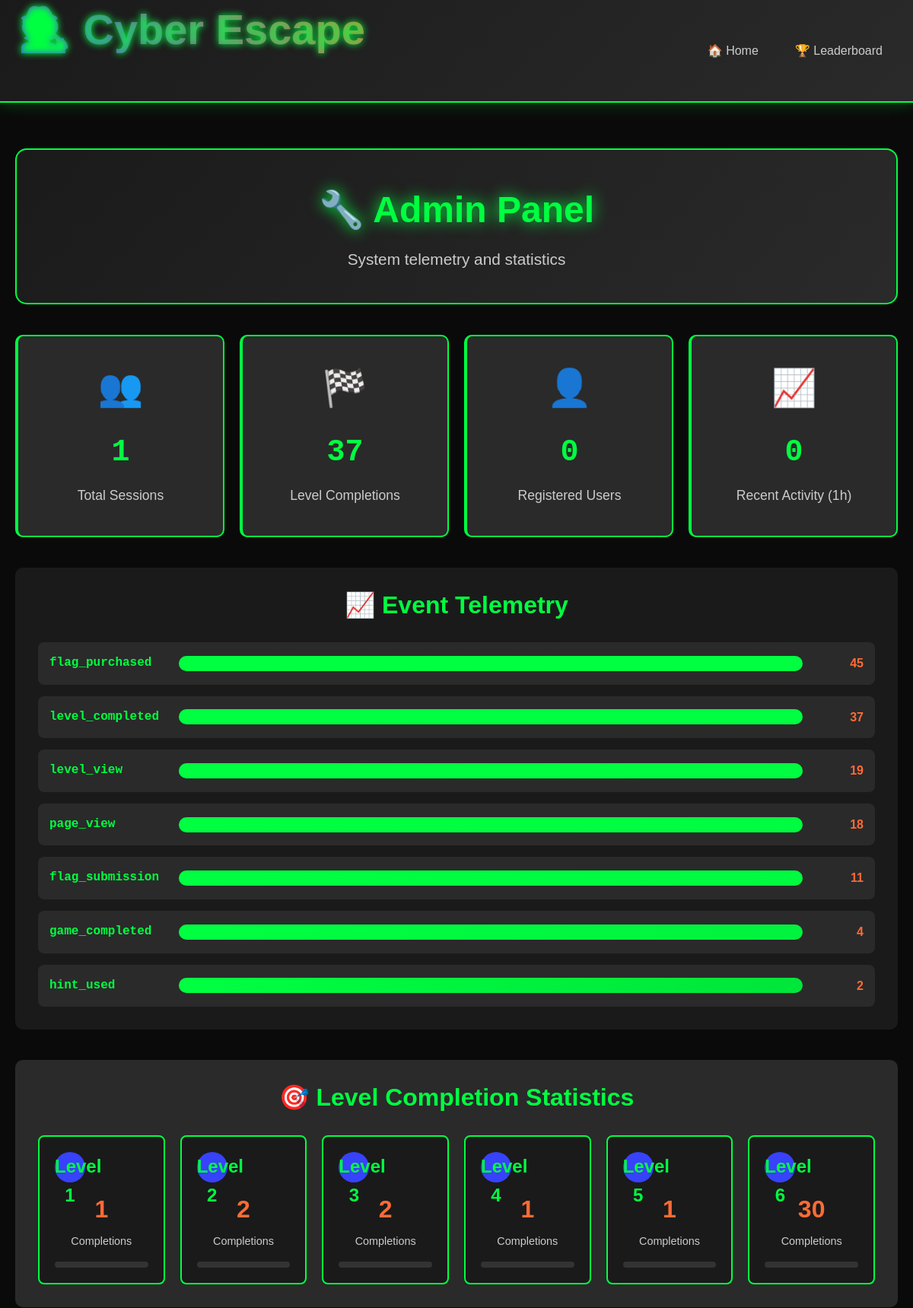
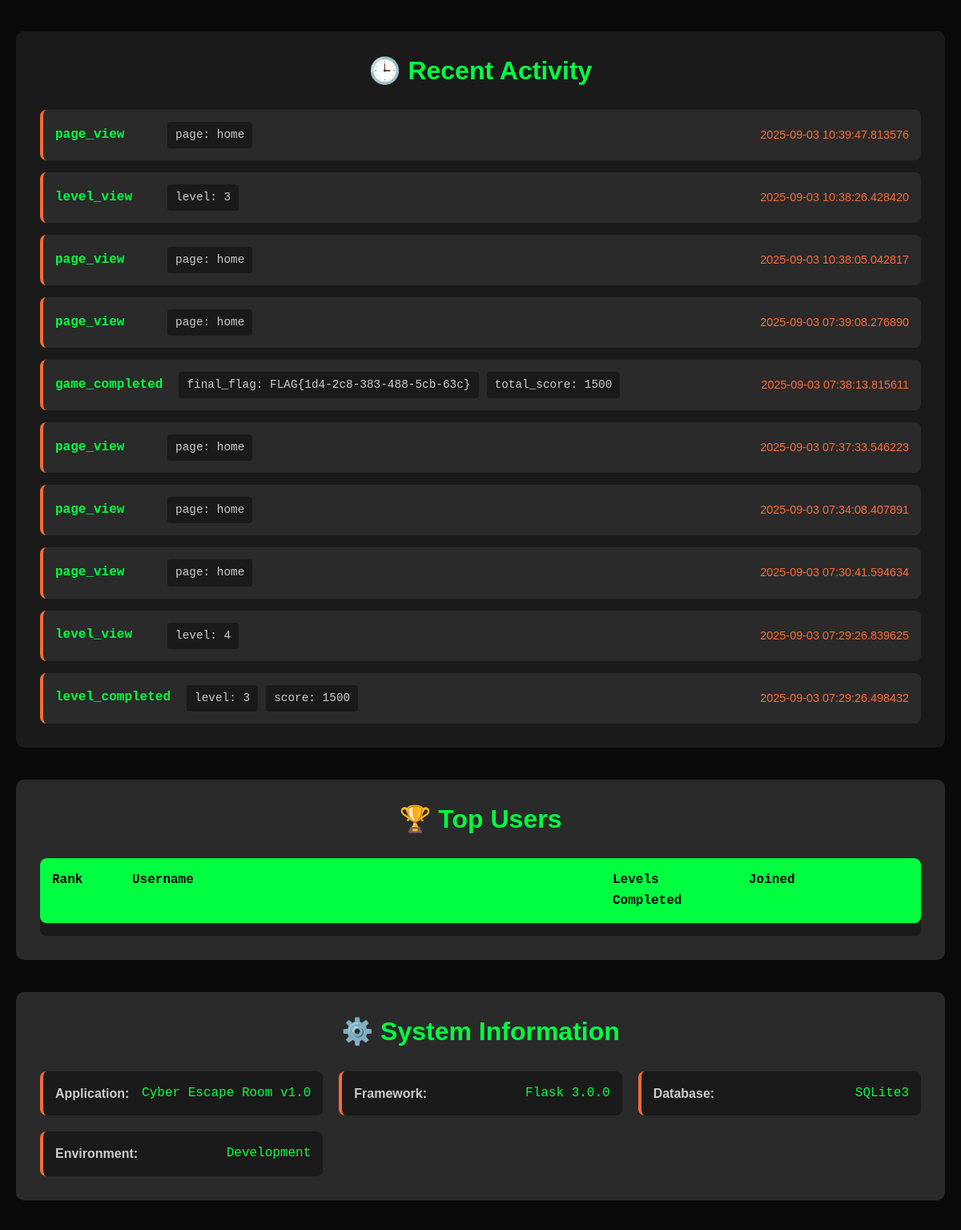
The page /admin (upper part) on the database its author committed (2 pictures, top to bottom).
### tables this page shows
CREATE TABLE telemetry
                 (id INTEGER PRIMARY KEY, session_id TEXT, event TEXT, meta_json TEXT, ts TIMESTAMP);

### app.py (the view)
@app.route("/admin")
def admin():
    conn = sqlite3.connect('data/escape.db')
    c = conn.cursor()
    c.execute('SELECT COUNT(DISTINCT session_id) FROM telemetry')
    total_sessions = c.fetchone()[0]
    c.execute('SELECT COUNT(*) FROM progress')
    total_completions = c.fetchone()[0]
    c.execute('SELECT COUNT(DISTINCT id) FROM users')
    total_users = c.fetchone()[0]
    c.execute('SELECT event, COUNT(*) FROM telemetry GROUP BY event ORDER BY COUNT(*) DESC')
    event_counts = dict(c.fetchall())
    c.execute('''SELECT level, COUNT(*) as completions
                 FROM progress
                 GROUP BY level
                 ORDER BY level''')
    level_stats = dict(c.fetchall())
    c.execute('''SELECT event, meta_json, ts
                 FROM telemetry
                 ORDER BY ts DESC
                 LIMIT 10''')
    recent_activity = []
    for row in c.fetchall():
        try:
            meta = json.loads(row[1]) if row[1] else {}
            recent_activity.append({
                'event': row[0],
                'meta': meta,
                'timestamp': row[2]
            })
        except:
            recent_activity.append({
                'event': row[0],
                'meta': {},
                'timestamp': row[2]
            })
    c.execute('''SELECT username, COUNT(p.level) as completed_levels, u.created_at
                 FROM users u
                 LEFT JOIN sessions s ON u.id = s.user_id
                 LEFT JOIN progress p ON s.id = p.session_id
                 GROUP BY u.id, u.username
                 ORDER BY completed_levels DESC, u.created_at ASC
                 LIMIT 10''')
    top_users = []
    for row in c.fetchall():
        top_users.append({
            'username': row[0],
            'completed_levels': row[1],
            'created_at': row[2]
        })
    c.execute('SELECT COUNT(*) FROM telemetry WHERE ts > datetime("now", "-1 hour")')
    recent_activity_count = c.fetchone()[0]
    conn.close()
    return render_template("admin.html",
                         total_sessions=total_sessions,
                         total_completions=total_completions,
                         total_users=total_users,
                         event_counts=event_counts,
                         level_stats=level_stats,
                         recent_activity=recent_activity,
                         top_users=top_users,
                         recent_activity_count=recent_activity_count)

### templates/admin.html (shortened to what this page needs)
{% extends "base.html" %}
{% block content %}
<div class="admin-container">
    <div class="admin-header">
        <h1>🔧 Admin Panel</h1>
        <p class="admin-subtitle">System telemetry and statistics</p>
    </div>
    <div class="admin-stats">
        <div class="stat-card">
            <span class="stat-icon">👥</span>
            <span class="stat-number">{{ total_sessions }}</span>
            <span class="stat-label">Total Sessions</span>
        </div>
        <div class="stat-card">
            <span class="stat-icon">🏁</span>
            <span class="stat-number">{{ total_completions }}</span>
            <span class="stat-label">Level Completions</span>
        </div>
        <div class="stat-card">
            <span class="stat-icon">👤</span>
            <span class="stat-number">{{ total_users }}</span>
            <span class="stat-label">Registered Users</span>
        </div>
        <div class="stat-card">
            <span class="stat-icon">📈</span>
            <span class="stat-number">{{ recent_activity_count }}</span>
            <span class="stat-label">Recent Activity (1h)</span>
        </div>
    </div>
    <div class="telemetry-section">
        <h2>📈 Event Telemetry</h2>
        <div class="event-breakdown">
            {% for event, count in event_counts.items() %}
            <div class="event-item">
                <span class="event-name">{{ event }}</span>
                <div class="event-bar">
                    <div class="event-fill" style="width: {{ (count / total_sessions * 100) if total_sessions > 0 else 0 }}%"></div>
                </div>
                <span class="event-count">{{ count }}</span>
            </div>
            {% endfor %}
        </div>
    </div>
    <div class="level-stats-section">
        <h2>🎯 Level Completion Statistics</h2>
        <div class="level-grid">
            {% for level in range(1, 7) %}
            <div class="level-stat-card">
                <span class="level-number">Level {{ level }}</span>
                <span class="level-completions">{{ level_stats.get(level, 0) }}</span>
                <span class="level-label">Completions</span>
                <div class="level-progress">
                </div>
            </div>
            {% endfor %}
        </div>
    </div>
    <div class="recent-activity-section">
        <h2>🕒 Recent Activity</h2>
        <div class="activity-list">
            {% for activity in recent_activity %}
            <div class="activity-item">
                <span class="activity-event">{{ activity.event }}</span>
                <span class="activity-meta">
                    {% if activity.meta %}
                        {% for key, value in activity.meta.items() %}
                            <span class="meta-item">{{ key }}: {{ value }}</span>
                        {% endfor %}
                    {% endif %}
                </span>
                <span class="activity-time">{{ activity.timestamp }}</span>
            </div>
            {% endfor %}
        </div>
    </div>
    <div class="top-users-section">
        <h2>🏆 Top Users</h2>
        <div class="users-table">
            <div class="table-header">
                <span class="header-rank">Rank</span>
                <span class="header-username">Username</span>
                <span class="header-levels">Levels Completed</span>
                <span class="header-joined">Joined</span>
            </div>
        </div>
    </div>
    <div class="system-info">
        <h2>⚙️ System Information</h2>
        <div class="info-grid">
            <div class="info-item">
                <span class="info-label">Application:</span>
                <span class="info-value">Cyber Escape Room v1.0</span>
            </div>
            <div class="info-item">
                <span class="info-label">Framework:</span>
                <span class="info-value">Flask 3.0.0</span>
            </div>
            <div class="info-item">
                <span class="info-label">Database:</span>
                <span class="info-value">SQLite3</span>
            </div>
            <div class="info-item">
                <span class="info-label">Environment:</span>
                <span class="info-value">Development</span>
            </div>
        </div>
    </div>
</div>
{% endblock %}

### templates/base.html (shortened to what this page needs)
<!DOCTYPE html>
<html lang="en">
<head>
    <link rel="stylesheet" href="{{ url_for('static', filename='css/style.css') }}">
</head>
<body>
    <header class="header">
        <div class="header-content">
            <div class="logo">
                <h1>🕵️ Cyber Escape</h1>
            </div>
            <nav class="nav">
                <a href="{{ url_for('home') }}" class="nav-link">
                    <span class="nav-icon">🏠</span>
                    Home
                </a>
                <a href="{{ url_for('leaderboard') }}" class="nav-link">
                    <span class="nav-icon">🏆</span>
                    Leaderboard
                </a>
            </nav>
        </div>
    </header>
    <main class="main-content">
        {% block content %}{% endblock %}
    </main>
</body>
</html>

### static/css/style.css (style rules this page uses)
:root { --primary-color: #00ff41; --secondary-color: #ff6b35; --accent-color: #3742fa; --danger-color: #ff4757; --warning-color: #ffa502; --success-color: #2ed573; --bg-primary: #0a0a0a; --bg-secondary: #1a1a1a; --bg-tertiary: #2a2a2a; --bg-card: #1a1a1a; --text-primary: #ffffff; --text-secondary: #cccccc; --text-muted: #999999; --border-color: #333333; --border-accent: #00ff41; --shadow-primary: 0 0 20px rgba(0, 255, 65, 0.3); --shadow-secondary: 0 0 15px rgba(255, 107, 53, 0.3); --font-primary: 'Orbitron', sans-serif; --font-secondary: 'Share Tech Mono', monospace; --font-body: 'Arial', sans-serif; }
* { margin: 0; padding: 0; box-sizing: border-box; }
body { font-family: var(--font-body); background: var(--bg-primary); color: var(--text-primary); line-height: 1.6; overflow-x: hidden; }
h1, h2, h3, h4, h5, h6 { font-family: var(--font-primary); font-weight: 700; line-height: 1.2; }
h1 { font-size: 1.8em; }
h2 { font-size: 1.5em; }
.header { background: linear-gradient(135deg, var(--bg-secondary) 0%, var(--bg-tertiary) 100%); padding: 0.3rem 1.5rem; border-bottom: 2px solid var(--border-accent); box-shadow: var(--shadow-primary); position: sticky; top: 0; z-index: 1000; }
.header-content { display: flex; align-items: center; justify-content: space-between; max-width: 1400px; margin: 0 auto; }
.header .logo { display: flex; align-items: center; gap: 0.5rem; }
.logo h1 { color: var(--primary-color); font-size: 1.5em; text-shadow: 0 0 10px var(--primary-color); }
.nav { display: flex; align-items: center; gap: 1rem; margin-left: auto; }
.nav-link { color: var(--text-secondary); text-decoration: none; font-weight: 500; transition: all 0.3s ease; padding: 0.5rem 1rem; border-radius: 6px; }
.table-header { display: grid; grid-template-columns: 80px 1fr 100px 100px; gap: 1rem; padding: 1rem; background: var(--bg-tertiary); border-radius: 8px; font-weight: bold; color: var(--primary-color); margin-bottom: 1rem; }
.stat-card { background: var(--bg-card); padding: 2rem; border-radius: 15px; text-align: center; border: 2px solid var(--border-accent); min-width: 200px; transition: transform 0.3s ease; }
.stat-number { display: block; color: var(--primary-color); font-size: 3em; font-weight: bold; font-family: var(--font-secondary); margin-bottom: 0.5rem; }
.stat-label { color: var(--text-secondary); font-size: 1.1em; }
.level-number { background: var(--primary-color); color: var(--bg-primary); width: 40px; height: 40px; border-radius: 50%; display: flex; align-items: center; justify-content: center; font-weight: bold; font-size: 1.2em; transition: all 0.3s ease; }
.logo { text-align: center; margin-bottom: 3rem; }
.logo h1 { font-size: 3.5rem; margin-bottom: 0.5rem; background: linear-gradient(45deg, var(--accent-color), var(--secondary-color)); -webkit-background-clip: text; -webkit-text-fill-color: transparent; background-clip: text; }
.level-number { background: var(--accent-color); color: var(--bg-primary); width: 30px; height: 30px; border-radius: 50%; display: flex; align-items: center; justify-content: center; font-weight: bold; font-size: 0.9rem; }
.stat-label { display: block; color: var(--text-secondary); font-size: 0.9rem; margin-bottom: 0.5rem; }
.level-grid { display: grid; grid-template-columns: repeat(auto-fit, minmax(300px, 1fr)); gap: 1.5rem; }
.level-number { background: var(--accent-color); color: var(--bg-primary); width: 40px; height: 40px; border-radius: 50%; display: flex; align-items: center; justify-content: center; font-weight: bold; font-size: 1.2rem; }

### rows shown on the page
telemetry: event "flag_purchased", {{ (count / total_sessions * 100) if total_sessions > 0 else 0 }} 4500.0 (drawn), id "45"
telemetry: event "flag_submission", {{ (count / total_sessions * 100) if total_sessions > 0 else 0 }} 1100.0 (drawn), id "11"
telemetry: event "page_view", meta "page", meta "home", timestamp "2025-09-03 10:39:47.813576"
telemetry: event "level_view", meta "level", meta "3", timestamp "2025-09-03 10:38:26.428420"
telemetry: event "page_view", meta "page", meta "home", timestamp "2025-09-03 10:38:05.042817"
telemetry: event "page_view", meta "page", meta "home", timestamp "2025-09-03 07:39:08.276890"
telemetry: event "game_completed", meta "final_flag" "total_score", meta "FLAG{1d4-2c8-383-488-5cb-63c}" "1500", timestamp "2025-09-03 07:38:13.815611"
telemetry: event "page_view", meta "page", meta "home", timestamp "2025-09-03 07:37:33.546223"
telemetry: event "page_view", meta "page", meta "home", timestamp "2025-09-03 07:34:08.407891"
telemetry: event "page_view", meta "page", meta "home", timestamp "2025-09-03 07:30:41.594634"
telemetry: event "level_view", meta "level", meta "4", timestamp "2025-09-03 07:29:26.839625"
telemetry: event "level_completed", meta "level" "score", meta "3" "1500", timestamp "2025-09-03 07:29:26.498432"

### other values the page prints
{{ total_sessions }} "1"
{{ total_completions }} "37"
{{ total_users }} "0"
{{ recent_activity_count }} "0"
{{ event }} "level_completed" "level_view" "page_view" "game_completed" "hint_used"
{{ count }} "37" "19" "18" "4" "2"
{{ level }} "1" "2" "3" "4" "5" "6"
{{ level_stats.get(level, 0) }} "1" "2" "2" "1" "1" "30"
